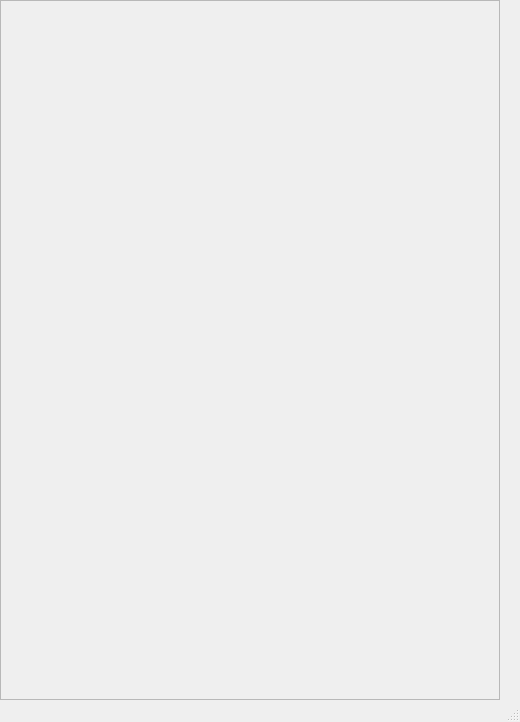
<?xml version="1.0" encoding="UTF-8"?>
<ui version="4.0">
 <class>order_tob</class>
 <widget class="QMainWindow" name="order_tob">
  <property name="geometry">
   <rect>
    <x>0</x>
    <y>0</y>
    <width>520</width>
    <height>722</height>
   </rect>
  </property>
  <property name="windowTitle">
   <string>MainWindow</string>
  </property>
  <widget class="QWidget" name="centralwidget">
   <widget class="QScrollArea" name="m_scrollArea">
    <property name="geometry">
     <rect>
      <x>0</x>
      <y>0</y>
      <width>500</width>
      <height>700</height>
     </rect>
    </property>
    <property name="minimumSize">
     <size>
      <width>500</width>
      <height>700</height>
     </size>
    </property>
    <property name="maximumSize">
     <size>
      <width>500</width>
      <height>700</height>
     </size>
    </property>
    <property name="widgetResizable">
     <bool>true</bool>
    </property>
    <widget class="QWidget" name="scrollAreaWidgetContents">
     <property name="geometry">
      <rect>
       <x>0</x>
       <y>0</y>
       <width>498</width>
       <height>698</height>
      </rect>
     </property>
    </widget>
   </widget>
  </widget>
  <widget class="QMenuBar" name="menubar">
   <property name="geometry">
    <rect>
     <x>0</x>
     <y>0</y>
     <width>520</width>
     <height>21</height>
    </rect>
   </property>
  </widget>
  <widget class="QStatusBar" name="statusbar"/>
 </widget>
 <resources/>
 <connections/>
</ui>
